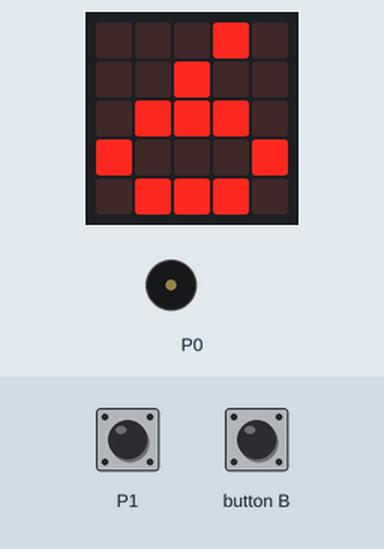
Recording of a program running on a simulated BBC micro:bit (MakeCode). Shown: the board's 5×5 LED display, buzzer (waves = sounding). The inputs (shaded band) are chosen by the test bench. The short countdown, score and lost-life animations are approximate.

Above: at 1.2 s.
1.3 s: touch pin P1 pressed for 0.15 s
At 1.78 s:
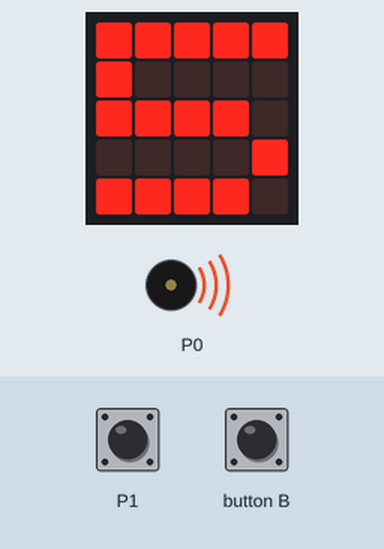
At 2.4 s:
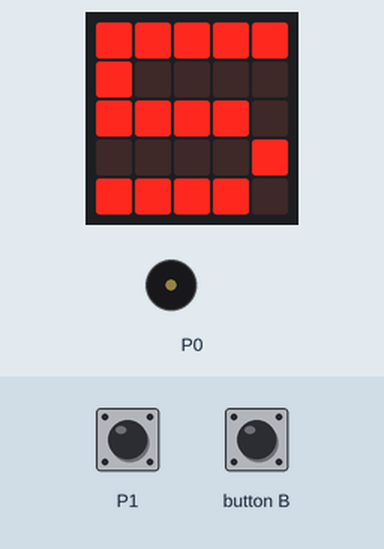
3.4 s: touch pin P1 pressed for 0.15 s
At 5.2 s:
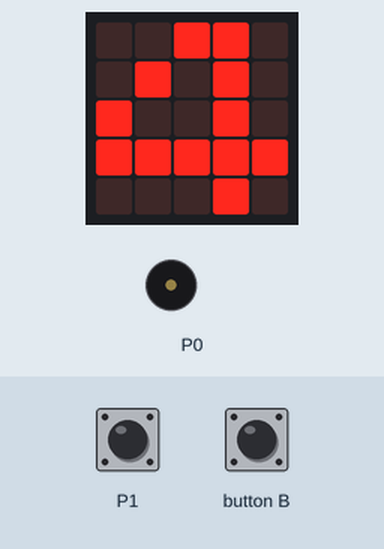
Timing chart, 0 to 6.7 s (numbered marks = the images above; inputs shaded):
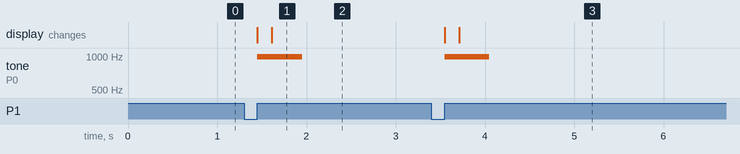

The program:

main.ts
```typescript
input.onButtonPressed(Button.B, function () {
    game.setScore(6)
})
input.onPinPressed(TouchPin.P1, function () {
    game.addScore(-1)
    music.playTone(988, music.beat(BeatFraction.Whole))
})
game.setScore(6)
basic.forever(function () {
    basic.showNumber(game.score())
    if (game.score() == 0) {
        music.startMelody(music.builtInMelody(Melodies.Wawawawaa), MelodyOptions.OnceInBackground)
        game.gameOver()
    }
})
```

test.ts
```typescript
// tests gaan hier; deze zal niet worden gecompileerd wanneer dit pakket wordt gebruikt als extensie.
```

Measured:
- after the input at 1.3 s, tone on P0: silent → 988 Hz after 0.15 s, → silent 0.50 s later; the display: first changes after 0.15 s (image 1 shows a later state)
- after the input at 3.4 s, tone on P0: silent → 988 Hz after 0.15 s, → silent 0.50 s later; the display: first changes after 0.15 s (image 3 shows a later state)
